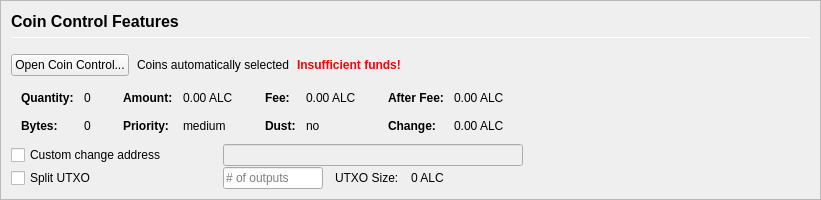
         <widget class="QFrame" name="frameCoinControl">
          <property name="sizePolicy">
           <sizepolicy hsizetype="Expanding" vsizetype="Expanding">
            <horstretch>0</horstretch>
            <verstretch>0</verstretch>
           </sizepolicy>
          </property>
          <property name="maximumSize">
           <size>
            <width>16777215</width>
            <height>16777215</height>
           </size>
          </property>
          <property name="frameShape">
           <enum>QFrame::StyledPanel</enum>
          </property>
          <property name="frameShadow">
           <enum>QFrame::Sunken</enum>
          </property>
          <layout class="QVBoxLayout" name="verticalLayoutCoinControl2">
           <property name="spacing">
            <number>0</number>
           </property>
           <property name="leftMargin">
            <number>0</number>
           </property>
           <property name="topMargin">
            <number>0</number>
           </property>
           <property name="rightMargin">
            <number>0</number>
           </property>
           <property name="bottomMargin">
            <number>0</number>
           </property>
           <item>
            <widget class="QFrame" name="frameCoinControl_BG">
             <layout class="QVBoxLayout" name="verticalLayoutCoinControl" stretch="0,0,0,0,0,0">
              <property name="spacing">
               <number>1</number>
              </property>
              <property name="leftMargin">
               <number>10</number>
              </property>
              <property name="topMargin">
               <number>10</number>
              </property>
              <item>
               <layout class="QHBoxLayout" name="horizontalLayoutCoinControl1">
                <property name="bottomMargin">
                 <number>15</number>
                </property>
                <item>
                 <layout class="QVBoxLayout" name="verticalLayout_3">
                  <property name="spacing">
                   <number>6</number>
                  </property>
                  <item>
                   <widget class="QLabel" name="labelCoinControlFeatures">
                    <property name="sizePolicy">
                     <sizepolicy hsizetype="Preferred" vsizetype="Maximum">
                      <horstretch>0</horstretch>
                      <verstretch>0</verstretch>
                     </sizepolicy>
                    </property>
                    <property name="minimumSize">
                     <size>
                      <width>0</width>
                      <height>20</height>
                     </size>
                    </property>
                    <property name="font">
                     <font>
                      <pointsize>12</pointsize>
                      <weight>75</weight>
                      <bold>true</bold>
                     </font>
                    </property>
                    <property name="styleSheet">
                     <string notr="true">font-weight:bold;</string>
                    </property>
                    <property name="text">
                     <string>Coin Control Features</string>
                    </property>
                   </widget>
                  </item>
                  <item>
                   <widget class="Line" name="line">
                    <property name="minimumSize">
                     <size>
                      <width>0</width>
                      <height>1</height>
                     </size>
                    </property>
                    <property name="maximumSize">
                     <size>
                      <width>16777215</width>
                      <height>1</height>
                     </size>
                    </property>
                    <property name="orientation">
                     <enum>Qt::Horizontal</enum>
                    </property>
                   </widget>
                  </item>
                 </layout>
                </item>
               </layout>
              </item>
              <item>
               <layout class="QHBoxLayout" name="horizontalLayoutCoinControl2" stretch="0,0,0,0">
                <property name="spacing">
                 <number>8</number>
                </property>
                <property name="bottomMargin">
                 <number>10</number>
                </property>
                <item>
                 <widget class="QPushButton" name="pushButtonCoinControl">
                  <property name="styleSheet">
                   <string notr="true"/>
                  </property>
                  <property name="text">
                   <string>Open Coin Control...</string>
                  </property>
                  <property name="autoDefault">
                   <bool>false</bool>
                  </property>
                 </widget>
                </item>
                <item>
                 <widget class="QLabel" name="labelCoinControlAutomaticallySelected">
                  <property name="text">
                   <string>Coins automatically selected</string>
                  </property>
                  <property name="margin">
                   <number>5</number>
                  </property>
                 </widget>
                </item>
                <item>
                 <widget class="QLabel" name="labelCoinControlInsuffFunds">
                  <property name="font">
                   <font>
                    <weight>75</weight>
                    <bold>true</bold>
                   </font>
                  </property>
                  <property name="styleSheet">
                   <string notr="true">color:red;font-weight:bold;</string>
                  </property>
                  <property name="text">
                   <string>Insufficient funds!</string>
                  </property>
                  <property name="margin">
                   <number>5</number>
                  </property>
                 </widget>
                </item>
                <item>
                 <spacer name="horizontalSpacerCoinControl">
                  <property name="orientation">
                   <enum>Qt::Horizontal</enum>
                  </property>
                  <property name="sizeHint" stdset="0">
                   <size>
                    <width>40</width>
                    <height>1</height>
                   </size>
                  </property>
                 </spacer>
                </item>
               </layout>
              </item>
              <item>
               <widget class="QWidget" name="widgetCoinControl" native="true">
                <property name="sizePolicy">
                 <sizepolicy hsizetype="Preferred" vsizetype="Preferred">
                  <horstretch>0</horstretch>
                  <verstretch>0</verstretch>
                 </sizepolicy>
                </property>
                <property name="minimumSize">
                 <size>
                  <width>0</width>
                  <height>0</height>
                 </size>
                </property>
                <property name="styleSheet">
                 <string notr="true"/>
                </property>
                <layout class="QHBoxLayout" name="horizontalLayoutCoinControl5">
                 <property name="leftMargin">
                  <number>0</number>
                 </property>
                 <property name="topMargin">
                  <number>0</number>
                 </property>
                 <property name="rightMargin">
                  <number>0</number>
                 </property>
                 <property name="bottomMargin">
                  <number>0</number>
                 </property>
                 <item>
                  <layout class="QHBoxLayout" name="horizontalLayoutCoinControl3" stretch="0,0,0,1">
                   <property name="spacing">
                    <number>20</number>
                   </property>
                   <property name="topMargin">
                    <number>0</number>
                   </property>
                   <property name="bottomMargin">
                    <number>10</number>
                   </property>
                   <item>
                    <layout class="QFormLayout" name="formLayoutCoinControl1">
                     <property name="horizontalSpacing">
                      <number>10</number>
                     </property>
                     <property name="verticalSpacing">
                      <number>14</number>
                     </property>
                     <property name="leftMargin">
                      <number>10</number>
                     </property>
                     <property name="topMargin">
                      <number>4</number>
                     </property>
                     <property name="rightMargin">
                      <number>6</number>
                     </property>
                     <item row="0" column="0">
                      <widget class="QLabel" name="labelCoinControlQuantityText">
                       <property name="font">
                        <font>
                         <weight>75</weight>
                         <bold>true</bold>
                        </font>
                       </property>
                       <property name="text">
                        <string>Quantity:</string>
                       </property>
                       <property name="margin">
                        <number>0</number>
                       </property>
                      </widget>
                     </item>
                     <item row="0" column="1">
                      <widget class="QLabel" name="labelCoinControlQuantity">
                       <property name="cursor">
                        <cursorShape>IBeamCursor</cursorShape>
                       </property>
                       <property name="contextMenuPolicy">
                        <enum>Qt::ActionsContextMenu</enum>
                       </property>
                       <property name="text">
                        <string notr="true">0</string>
                       </property>
                       <property name="margin">
                        <number>0</number>
                       </property>
                       <property name="textInteractionFlags">
                        <set>Qt::LinksAccessibleByMouse|Qt::TextSelectableByKeyboard|Qt::TextSelectableByMouse</set>
                       </property>
                      </widget>
                     </item>
                     <item row="1" column="0">
                      <widget class="QLabel" name="labelCoinControlBytesText">
                       <property name="font">
                        <font>
                         <weight>75</weight>
                         <bold>true</bold>
                        </font>
                       </property>
                       <property name="text">
                        <string>Bytes:</string>
                       </property>
                      </widget>
                     </item>
                     <item row="1" column="1">
                      <widget class="QLabel" name="labelCoinControlBytes">
                       <property name="cursor">
                        <cursorShape>IBeamCursor</cursorShape>
                       </property>
                       <property name="contextMenuPolicy">
                        <enum>Qt::ActionsContextMenu</enum>
                       </property>
                       <property name="text">
                        <string notr="true">0</string>
                       </property>
                       <property name="textInteractionFlags">
                        <set>Qt::LinksAccessibleByMouse|Qt::TextSelectableByKeyboard|Qt::TextSelectableByMouse</set>
                       </property>
                      </widget>
                     </item>
                    </layout>
                   </item>
                   <item>
                    <layout class="QFormLayout" name="formLayoutCoinControl2">
                     <property name="horizontalSpacing">
                      <number>10</number>
                     </property>
                     <property name="verticalSpacing">
                      <number>14</number>
                     </property>
                     <property name="leftMargin">
                      <number>6</number>
                     </property>
                     <property name="topMargin">
                      <number>4</number>
                     </property>
                     <property name="rightMargin">
                      <number>6</number>
                     </property>
                     <item row="0" column="0">
                      <widget class="QLabel" name="labelCoinControlAmountText">
                       <property name="font">
                        <font>
                         <weight>75</weight>
                         <bold>true</bold>
                        </font>
                       </property>
                       <property name="text">
                        <string>Amount:</string>
                       </property>
                       <property name="margin">
                        <number>0</number>
                       </property>
                      </widget>
                     </item>
                     <item row="0" column="1">
                      <widget class="QLabel" name="labelCoinControlAmount">
                       <property name="cursor">
                        <cursorShape>IBeamCursor</cursorShape>
                       </property>
                       <property name="contextMenuPolicy">
                        <enum>Qt::ActionsContextMenu</enum>
                       </property>
                       <property name="text">
                        <string notr="true">0.00 ALC</string>
                       </property>
                       <property name="textInteractionFlags">
                        <set>Qt::LinksAccessibleByMouse|Qt::TextSelectableByKeyboard|Qt::TextSelectableByMouse</set>
                       </property>
                      </widget>
                     </item>
                     <item row="1" column="0">
                      <widget class="QLabel" name="labelCoinControlPriorityText">
                       <property name="font">
                        <font>
                         <weight>75</weight>
                         <bold>true</bold>
                        </font>
                       </property>
                       <property name="text">
                        <string>Priority:</string>
                       </property>
                      </widget>
                     </item>
                     <item row="1" column="1">
                      <widget class="QLabel" name="labelCoinControlPriority">
                       <property name="cursor">
                        <cursorShape>IBeamCursor</cursorShape>
                       </property>
                       <property name="contextMenuPolicy">
                        <enum>Qt::ActionsContextMenu</enum>
                       </property>
                       <property name="text">
                        <string>medium</string>
                       </property>
                       <property name="textInteractionFlags">
                        <set>Qt::LinksAccessibleByMouse|Qt::TextSelectableByKeyboard|Qt::TextSelectableByMouse</set>
                       </property>
                      </widget>
                     </item>
                    </layout>
                   </item>
                   <item>
                    <layout class="QFormLayout" name="formLayoutCoinControl3">
                     <property name="horizontalSpacing">
                      <number>10</number>
                     </property>
                     <property name="verticalSpacing">
                      <number>14</number>
                     </property>
                     <property name="leftMargin">
                      <number>6</number>
                     </property>
                     <property name="topMargin">
                      <number>4</number>
                     </property>
                     <property name="rightMargin">
                      <number>6</number>
                     </property>
                     <item row="0" column="0">
                      <widget class="QLabel" name="labelCoinControlFeeText">
                       <property name="font">
                        <font>
                         <weight>75</weight>
                         <bold>true</bold>
                        </font>
                       </property>
                       <property name="text">
                        <string>Fee:</string>
                       </property>
                       <property name="margin">
                        <number>0</number>
                       </property>
                      </widget>
                     </item>
                     <item row="0" column="1">
                      <widget class="QLabel" name="labelCoinControlFee">
                       <property name="cursor">
                        <cursorShape>IBeamCursor</cursorShape>
                       </property>
                       <property name="contextMenuPolicy">
                        <enum>Qt::ActionsContextMenu</enum>
                       </property>
                       <property name="text">
                        <string notr="true">0.00 ALC</string>
                       </property>
                       <property name="textInteractionFlags">
                        <set>Qt::LinksAccessibleByMouse|Qt::TextSelectableByKeyboard|Qt::TextSelectableByMouse</set>
                       </property>
                      </widget>
                     </item>
                     <item row="1" column="0">
                      <widget class="QLabel" name="labelCoinControlLowOutputText">
                       <property name="font">
                        <font>
                         <weight>75</weight>
                         <bold>true</bold>
                        </font>
                       </property>
                       <property name="text">
                        <string>Dust:</string>
                       </property>
                      </widget>
                     </item>
                     <item row="1" column="1">
                      <widget class="QLabel" name="labelCoinControlLowOutput">
                       <property name="cursor">
                        <cursorShape>IBeamCursor</cursorShape>
                       </property>
                       <property name="contextMenuPolicy">
                        <enum>Qt::ActionsContextMenu</enum>
                       </property>
                       <property name="text">
                        <string>no</string>
                       </property>
                       <property name="textInteractionFlags">
                        <set>Qt::LinksAccessibleByMouse|Qt::TextSelectableByKeyboard|Qt::TextSelectableByMouse</set>
                       </property>
                      </widget>
                     </item>
                    </layout>
                   </item>
                   <item>
                    <layout class="QFormLayout" name="formLayoutCoinControl4">
                     <property name="horizontalSpacing">
                      <number>10</number>
                     </property>
                     <property name="verticalSpacing">
                      <number>14</number>
                     </property>
                     <property name="leftMargin">
                      <number>6</number>
                     </property>
                     <property name="topMargin">
                      <number>4</number>
                     </property>
                     <property name="rightMargin">
                      <number>6</number>
                     </property>
                     <item row="0" column="0">
                      <widget class="QLabel" name="labelCoinControlAfterFeeText">
                       <property name="font">
                        <font>
                         <weight>75</weight>
                         <bold>true</bold>
                        </font>
                       </property>
                       <property name="text">
                        <string>After Fee:</string>
                       </property>
                       <property name="margin">
                        <number>0</number>
                       </property>
                      </widget>
                     </item>
                     <item row="0" column="1">
                      <widget class="QLabel" name="labelCoinControlAfterFee">
                       <property name="cursor">
                        <cursorShape>IBeamCursor</cursorShape>
                       </property>
                       <property name="contextMenuPolicy">
                        <enum>Qt::ActionsContextMenu</enum>
                       </property>
                       <property name="text">
                        <string notr="true">0.00 ALC</string>
                       </property>
                       <property name="textInteractionFlags">
                        <set>Qt::LinksAccessibleByMouse|Qt::TextSelectableByKeyboard|Qt::TextSelectableByMouse</set>
                       </property>
                      </widget>
                     </item>
                     <item row="1" column="0">
                      <widget class="QLabel" name="labelCoinControlChangeText">
                       <property name="font">
                        <font>
                         <weight>75</weight>
                         <bold>true</bold>
                        </font>
                       </property>
                       <property name="text">
                        <string>Change:</string>
                       </property>
                      </widget>
                     </item>
                     <item row="1" column="1">
                      <widget class="QLabel" name="labelCoinControlChange">
                       <property name="cursor">
                        <cursorShape>IBeamCursor</cursorShape>
                       </property>
                       <property name="contextMenuPolicy">
                        <enum>Qt::ActionsContextMenu</enum>
                       </property>
                       <property name="text">
                        <string notr="true">0.00 ALC</string>
                       </property>
                       <property name="textInteractionFlags">
                        <set>Qt::LinksAccessibleByMouse|Qt::TextSelectableByKeyboard|Qt::TextSelectableByMouse</set>
                       </property>
                      </widget>
                     </item>
                    </layout>
                   </item>
                  </layout>
                 </item>
                </layout>
               </widget>
              </item>
              <item>
               <layout class="QHBoxLayout" name="horizontalLayoutCoinControl4">
                <property name="spacing">
                 <number>12</number>
                </property>
                <property name="sizeConstraint">
                 <enum>QLayout::SetDefaultConstraint</enum>
                </property>
                <property name="topMargin">
                 <number>0</number>
                </property>
                <property name="rightMargin">
                 <number>0</number>
                </property>
                <item>
                 <widget class="QCheckBox" name="checkBoxCoinControlChange">
                  <property name="sizePolicy">
                   <sizepolicy hsizetype="Preferred" vsizetype="Preferred">
                    <horstretch>0</horstretch>
                    <verstretch>0</verstretch>
                   </sizepolicy>
                  </property>
                  <property name="minimumSize">
                   <size>
                    <width>200</width>
                    <height>0</height>
                   </size>
                  </property>
                  <property name="maximumSize">
                   <size>
                    <width>200</width>
                    <height>16777215</height>
                   </size>
                  </property>
                  <property name="toolTip">
                   <string>If this is activated, but the change address is empty or invalid, change will be sent to a newly generated address.</string>
                  </property>
                  <property name="text">
                   <string>Custom change address</string>
                  </property>
                 </widget>
                </item>
                <item>
                 <widget class="QValidatedLineEdit" name="lineEditCoinControlChange">
                  <property name="enabled">
                   <bool>false</bool>
                  </property>
                  <property name="sizePolicy">
                   <sizepolicy hsizetype="Preferred" vsizetype="Preferred">
                    <horstretch>0</horstretch>
                    <verstretch>0</verstretch>
                   </sizepolicy>
                  </property>
                  <property name="minimumSize">
                   <size>
                    <width>300</width>
                    <height>0</height>
                   </size>
                  </property>
                 </widget>
                </item>
                <item>
                 <widget class="QLabel" name="labelCoinControlChangeLabel">
                  <property name="sizePolicy">
                   <sizepolicy hsizetype="Preferred" vsizetype="Preferred">
                    <horstretch>0</horstretch>
                    <verstretch>0</verstretch>
                   </sizepolicy>
                  </property>
                  <property name="minimumSize">
                   <size>
                    <width>100</width>
                    <height>0</height>
                   </size>
                  </property>
                  <property name="text">
                   <string/>
                  </property>
                  <property name="margin">
                   <number>3</number>
                  </property>
                 </widget>
                </item>
               </layout>
              </item>
              <item>
               <layout class="QHBoxLayout" name="horizontalLayoutCoinControl6">
                <property name="spacing">
                 <number>12</number>
                </property>
                <property name="rightMargin">
                 <number>0</number>
                </property>
                <item>
                 <widget class="QCheckBox" name="splitBlockCheckBox">
                  <property name="sizePolicy">
                   <sizepolicy hsizetype="Preferred" vsizetype="Preferred">
                    <horstretch>0</horstretch>
                    <verstretch>0</verstretch>
                   </sizepolicy>
                  </property>
                  <property name="minimumSize">
                   <size>
                    <width>200</width>
                    <height>0</height>
                   </size>
                  </property>
                  <property name="maximumSize">
                   <size>
                    <width>200</width>
                    <height>16777215</height>
                   </size>
                  </property>
                  <property name="text">
                   <string>Split UTXO</string>
                  </property>
                 </widget>
                </item>
                <item>
                 <widget class="QLineEdit" name="splitBlockLineEdit">
                  <property name="sizePolicy">
                   <sizepolicy hsizetype="Preferred" vsizetype="Preferred">
                    <horstretch>50</horstretch>
                    <verstretch>0</verstretch>
                   </sizepolicy>
                  </property>
                  <property name="minimumSize">
                   <size>
                    <width>100</width>
                    <height>0</height>
                   </size>
                  </property>
                  <property name="maximumSize">
                   <size>
                    <width>100</width>
                    <height>16777215</height>
                   </size>
                  </property>
                  <property name="placeholderText">
                   <string># of outputs</string>
                  </property>
                 </widget>
                </item>
                <item>
                 <widget class="QLabel" name="labelBlockSizeText">
                  <property name="text">
                   <string>UTXO Size:</string>
                  </property>
                 </widget>
                </item>
                <item>
                 <widget class="QLabel" name="labelBlockSize">
                  <property name="text">
                   <string>0 ALC</string>
                  </property>
                 </widget>
                </item>
                <item>
                 <spacer name="horizontalSpacer_7">
                  <property name="orientation">
                   <enum>Qt::Horizontal</enum>
                  </property>
                  <property name="sizeHint" stdset="0">
                   <size>
                    <width>40</width>
                    <height>20</height>
                   </size>
                  </property>
                 </spacer>
                </item>
               </layout>
              </item>
              <item>
               <spacer name="verticalSpacerCoinControl">
                <property name="orientation">
                 <enum>Qt::Vertical</enum>
                </property>
                <property name="sizeHint" stdset="0">
                 <size>
                  <width>800</width>
                  <height>1</height>
                 </size>
                </property>
               </spacer>
              </item>
             </layout>
            </widget>
           </item>
          </layout>
         </widget>
